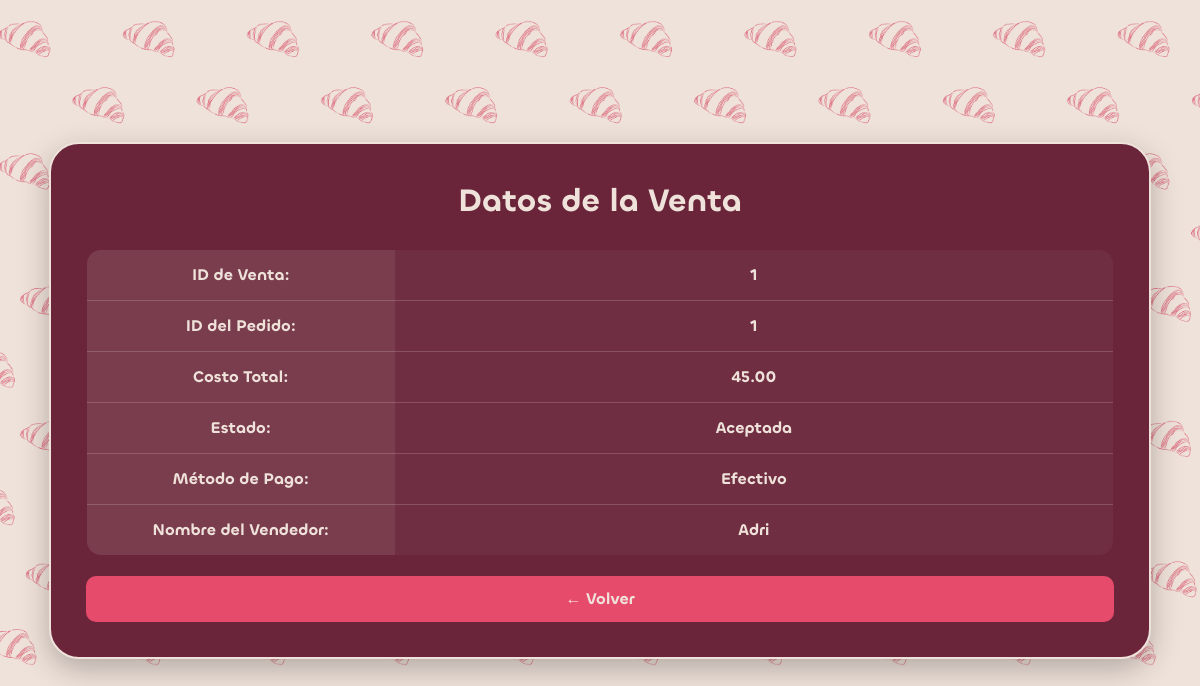
The page /Ventas/leerVentas.php?ID=1 on the database its author committed.
### tables this page shows
CREATE TABLE IF NOT EXISTS `Ventas` (
  `ID` INT NOT NULL AUTO_INCREMENT,
  `Pedidos_ID` INT NOT NULL,
  `Costototal` DECIMAL(10,2) NULL DEFAULT NULL,
  `Estado` VARCHAR(45) NULL DEFAULT NULL,
  `Metodo` VARCHAR(45) NULL DEFAULT NULL,
  INDEX `fk_Ventas_Pedidos1_idx` (`Pedidos_ID` ASC),
  PRIMARY KEY (`ID`, `Pedidos_ID`),
  CONSTRAINT `fk_Ventas_Pedidos1`
    FOREIGN KEY (`Pedidos_ID`)
    REFERENCES `Pedidos` (`ID`)
    ON DELETE NO ACTION
    ON UPDATE NO ACTION);

CREATE TABLE IF NOT EXISTS `Pedidos` (
  `ID` INT NOT NULL AUTO_INCREMENT,
  `Nombre` VARCHAR(45) NULL DEFAULT NULL,
  `Fecha` DATE NULL DEFAULT NULL, 
  `Celular` INT NULL DEFAULT NULL,
  `Estado` VARCHAR(45) NULL DEFAULT NULL,
  `Direccion` VARCHAR(80) NULL DEFAULT NULL,
  `NombreVendedor` VARCHAR(45) NULL DEFAULT NULL,
  PRIMARY KEY (`ID`));

### Ventas/leerVentas.php (the view, shortened to what this page needs)
<?php
require "bdVentas.php";
$ID = trim($_GET['ID']);
$stmt = $conexion->prepare("SELECT * FROM Ventas WHERE Pedidos_ID=?");
$stmt->bind_param("s", $ID);
$stmt->execute();
$resultado = $stmt->get_result();
$stmt = $conexion->prepare("SELECT * FROM Pedidos WHERE ID=?");
$stmt->bind_param("s", $ID);
$stmt->execute();
$resultadob = $stmt->get_result();
while($fila=$resultadob->fetch_assoc()) {
            $NombreVendedor = $fila['NombreVendedor'];
    }
?>
<!DOCTYPE html>
<html lang="es">
<head>
    <link rel="stylesheet" href="../tipografia/Fonts/WEB/css/chillax.css">
</head>
<body>
<div class="contenedor">
    <h2>Datos de la Venta</h2>
    <?php
    if ($resultado->num_rows > 0) {
        $fila = $resultado->fetch_assoc();
        echo "<table>";
        echo "<tr>";
        echo "<td class='titulo'>ID de Venta:</td>";
        echo "<td>" . $fila["ID"] . "</td>";
        echo "</tr>";
        echo "<tr>";
        echo "<td class='titulo'>ID del Pedido:</td>";
        echo "<td>" . $fila["Pedidos_ID"] . "</td>";
        echo "</tr>";
        echo "<tr>";
        echo "<td class='titulo'>Costo Total:</td>";
        echo "<td>" . $fila["Costototal"] . "</td>";
        echo "</tr>";
        echo "<tr>";
        echo "<td class='titulo'>Estado:</td>";
        echo "<td>" . $fila["Estado"] . "</td>";
        echo "</tr>";
        echo "<tr>";
        echo "<td class='titulo'>Método de Pago:</td>";
        echo "<td>" . $fila["Metodo"] . "</td>";
        echo "</tr>";
        echo "<tr>";
        echo "<td class='titulo'>Nombre del Vendedor:</td>";
        echo "<td>" . $NombreVendedor. "</td>";
        echo "</tr>";
        echo "</table>";
    } else {
        echo "<p>No se encontró la venta.</p>";
    }
    ?>
    <button class="volver" onclick="history.back()"> ← Volver</button>
</div>
</body>
</html>

### Ventas/leerVentas.php (style rules this page uses)
* { font-family: 'Chillax-Semibold'; box-sizing: border-box; }
body { background-image: url(../imagenes/2.png); background-size: cover; background-position: center; background-attachment: fixed; display: flex; justify-content: center; align-items: center; min-height: 100vh; margin: 0; padding: 20px; }
div { width: 95%; max-width: 1200px; padding: 35px; background-color: #6A253A; border: 2px solid #EFE2DA; border-radius: 30px; color: #EFE2DA; box-shadow: 0 10px 30px rgba(0,0,0,0.25); }
h2 { text-align: center; margin-top: 0; margin-bottom: 25px; font-size: 32px; color: #EFE2DA; }
table { width: 100%; border-collapse: collapse; overflow: hidden; border-radius: 15px; border: 1px solid rgba(239,226,218,0.3); }
td { padding: 14px; text-align: center; color: #EFE2DA; border-bottom: 1px solid rgba(239,226,218,0.2); background-color: rgba(255,255,255,0.04); }
td.titulo { width: 30%; background-color: rgba(239,226,218,0.12); color: #EFE2DA; font-weight: bold; }
tr { transition: 0.3s; }
.volver { display: block; width: 100%; padding: 12px 20px; margin-top: 20px; border: none; border-radius: 10px; background-color: #E64B6B; color: #EFE2DA; font-family: 'Chillax-Semibold'; font-size: 16px; cursor: pointer; transition: 0.3s; }

### rows shown on the page
ventas: ID "1", Pedidos_ID "1", Costototal "45.00", Estado "Aceptada", Metodo "Efectivo"
pedidos: NombreVendedor "Adri"
